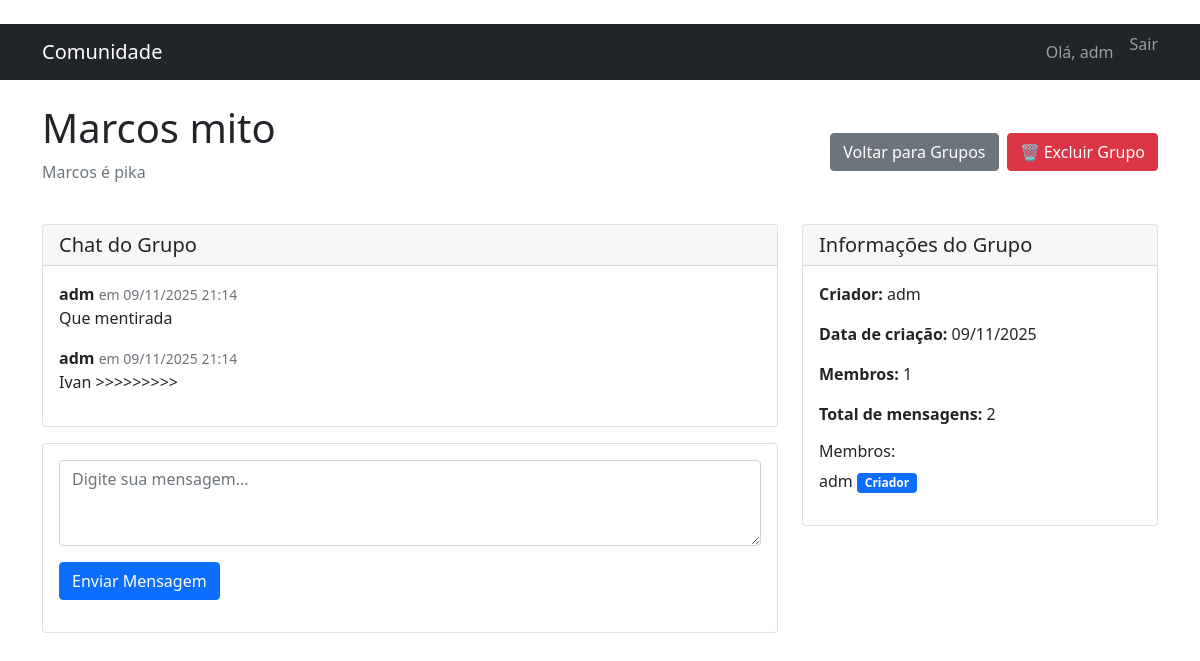
/chat/grupo/3/ (signed in), run on the app's committed database.
### chat/models.py (models this page shows, shortened)
class Grupo(models.Model):
    nome = models.CharField(max_length=100)
    descricao = models.TextField(blank=True)
    criador = models.ForeignKey(User, on_delete=models.CASCADE)
    data_criacao = models.DateTimeField(auto_now_add=True)
    membros = models.ManyToManyField(User, related_name='grupos', blank=True)
    class Meta:
        ordering = ['-data_criacao']

class Mensagem(models.Model):
    grupo = models.ForeignKey(Grupo, on_delete=models.CASCADE, related_name='mensagens')
    autor = models.ForeignKey(User, on_delete=models.CASCADE)
    conteudo = models.TextField()
    data_envio = models.DateTimeField(auto_now_add=True)
    class Meta:
        ordering = ['data_envio']

### chat/views.py (the view)
# urls.py: path('grupo/<int:grupo_id>/', views.detalhes_grupo, name='detalhes_grupo'),
@login_required
def detalhes_grupo(request, grupo_id):
    grupo = get_object_or_404(Grupo, id=grupo_id)
    mensagens = grupo.mensagens.all()[:50]
    if request.method == 'POST':
        form = MensagemForm(request.POST)
        if form.is_valid():
            mensagem = form.save(commit=False)
            mensagem.grupo = grupo
            mensagem.autor = request.user
            mensagem.save()
            return redirect('chat:detalhes_grupo', grupo_id=grupo.id)
    else:
        form = MensagemForm()
    return render(request, 'chat/detalhes_grupo.html', {
        'grupo': grupo,
        'mensagens': mensagens,
        'form': form
    })

### chat/forms.py
class MensagemForm(forms.ModelForm):
    class Meta:
        model = Mensagem
        fields = ['conteudo']
        widgets = {
            'conteudo': forms.Textarea(attrs={
                'class': 'form-control',
                'placeholder': 'Digite sua mensagem...',
                'rows': 3
            }),
        }

### chat/templates/chat/detalhes_grupo.html (shortened to what this page needs)
﻿{% extends 'base.html' %}
{% block content %}
<div class="d-flex justify-content-between align-items-center mb-4">
    <div>
        <h1>{{ grupo.nome }}</h1>
        <p class="text-muted">{{ grupo.descricao }}</p>
    </div>
    <div class="d-flex gap-2">
        <a href="{% url 'chat:lista_grupos' %}" class="btn btn-secondary">Voltar para Grupos</a>
        {% if user == grupo.criador or user.is_superuser %}
            <a href="{% url 'chat:excluir_grupo' grupo.id %}" class="btn btn-danger">
                🗑️ Excluir Grupo
            </a>
        {% endif %}
    </div>
</div>
<div class="row">
    <div class="col-md-8">
        <div class="card">
            <div class="card-header">
                <h5 class="mb-0">Chat do Grupo</h5>
            </div>
            <div class="card-body" style="max-height: 400px; overflow-y: auto;" id="chat-messages">
                {% for mensagem in mensagens %}
                <div class="mb-3">
                    <strong>{{ mensagem.autor.username }}</strong>
                    <small class="text-muted">em {{ mensagem.data_envio|date:"d/m/Y H:i" }}</small>
                    <p class="mb-1">{{ mensagem.conteudo }}</p>
                </div>
                {% empty %}
                <p class="text-muted">Nenhuma mensagem ainda. Seja o primeiro a enviar uma mensagem!</p>
                {% endfor %}
            </div>
        </div>
        {% if user in grupo.membros.all %}
        <div class="card mt-3">
            <div class="card-body">
                <form method="post">
                    <div class="mb-3">
                        {{ form.conteudo }}
                    </div>
                    <button type="submit" class="btn btn-primary">Enviar Mensagem</button>
                </form>
            </div>
        </div>
        {% else %}
        <div class="alert alert-warning mt-3">
            Você precisa ser membro do grupo para enviar mensagens.
            <a href="{% url 'chat:entrar_grupo' grupo.id %}" class="alert-link">Entrar no grupo</a>
        </div>
        {% endif %}
    </div>
    <div class="col-md-4">
        <div class="card">
            <div class="card-header">
                <h5 class="mb-0">Informações do Grupo</h5>
            </div>
            <div class="card-body">
                <p><strong>Criador:</strong> {{ grupo.criador.username }}</p>
                <p><strong>Data de criação:</strong> {{ grupo.data_criacao|date:"d/m/Y" }}</p>
                <p><strong>Membros:</strong> {{ grupo.membros.count }}</p>
                <p><strong>Total de mensagens:</strong> {{ grupo.mensagens.count }}</p>
                <h6>Membros:</h6>
                <ul class="list-unstyled">
                    {% for membro in grupo.membros.all %}
                    <li>
                        {{ membro.username }}
                        {% if membro == grupo.criador %}
                            <span class="badge bg-primary">Criador</span>
                        {% endif %}
                    </li>
                    {% endfor %}
                </ul>
            </div>
        </div>
    </div>
</div>
{% endblock %}

### templates/base.html (shortened to what this page needs)
<!DOCTYPE html>
<html lang="pt-br">
<head>
    <link href="https://cdn.jsdelivr.net/npm/bootstrap@5.1.3/dist/css/bootstrap.min.css" rel="stylesheet">
</head>
<body>
    <nav class="navbar navbar-expand-lg navbar-dark bg-dark">
        <div class="container">
            <a class="navbar-brand" href="{% url 'chat:lista_grupos' %}">Comunidade</a>
            <div class="navbar-nav ms-auto">
                {% if user.is_authenticated %}
                    <span class="navbar-text me-3">Olá, {{ user.username }}</span>
                    <form method="post" action="{% url 'logout' %}" class="d-inline">
                        <button type="submit" class="btn btn-link nav-link p-0" style="border: none; background: none;">
                            Sair
                        </button>
                    </form>
                {% else %}
                    <a class="nav-link" href="{% url 'login' %}">Entrar</a>
                {% endif %}
            </div>
        </div>
    </nav>
    <div class="container mt-4">
        {% block content %}
        {% endblock %}
    </div>
</body>
</html>

### data on the page
Grupo: nome "Marcos mito", descricao "Marcos é pika", criador.username "adm", data_criacao "09/11/2025", membros.count "1", mensagens.count "2"
Mensagem: autor.username "adm", data_envio "09/11/2025 21:14", conteudo "Que mentirada"
Mensagem: autor.username "adm", data_envio "09/11/2025 21:14", conteudo "Ivan >>>>>>>>>"

### other printed values
{{ user.username }} "adm"
{{ membro.username }} "adm"
